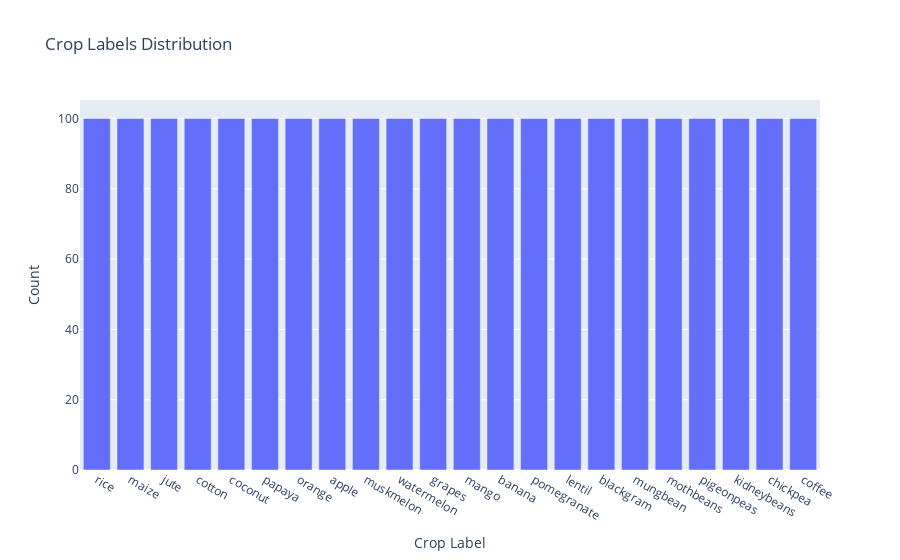

Notebook cell for this chart:
### Code cell
crop_labels_distribution = df['label'].value_counts()

# Create the bar chart
fig = go.Figure()
fig.add_trace(go.Bar(x=crop_labels_distribution.index, y=crop_labels_distribution.values, name='Crop Labels'))
fig.update_layout(title='Crop Labels Distribution', xaxis_title='Crop Label', yaxis_title='Count')
fig.show()

### Figure 1 — Plotly figure (JSON) as saved in the notebook; plotly's stock layout.template omitted (floating-point values rounded to 4 significant figures)
{"data": [{"name": "Crop Labels", "type": "bar", "x": ["rice", "maize", "jute", "cotton", "coconut", "papaya", "orange", "apple", "muskmelon", "watermelon", "grapes", "mango", "banana", "pomegranate", "lentil", "blackgram", "mungbean", "mothbeans", "pigeonpeas", "kidneybeans", "chickpea", "coffee"], "y": [100, 100, 100, 100, 100, 100, 100, 100, 100, 100, 100, 100, 100, 100, 100, 100, 100, 100, 100, 100, 100, 100]}], "layout": {"title": {"text": "Crop Labels Distribution"}, "xaxis": {"title": {"text": "Crop Label"}}, "yaxis": {"title": {"text": "Count"}}}}
